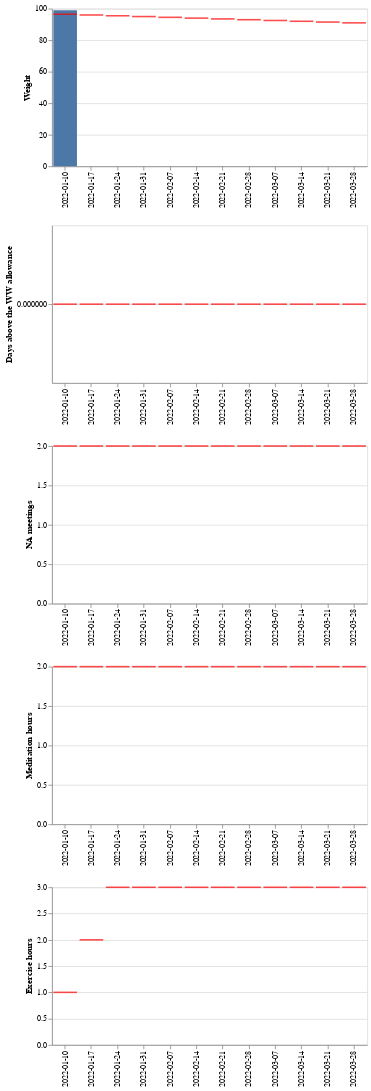

Notebook cell for this chart:
### Code cell
graphs=None
for measure in df['Measure'].unique():
  source = df[(df['Period']==period)&(df['Measure']==measure)]
  bar = alt.Chart(source[source['Function']=='Value']).mark_bar().encode(
    x=alt.X('Week:O',title=None),
    y=alt.Y('Measurement:Q',title=measure)
  ).properties(
        width=400,
        height=200)

  tick = (alt.Chart(source[source['Function']=='Target']).
          mark_tick(color='red',
    thickness=2).encode(
    x=alt.X('Week:O',title=None),
    y=alt.Y('Measurement:Q',stack=None,title=measure)
  ).properties(
        width=400,
        height=200))
  
  graph = bar + tick

  if graphs:
    graphs = graphs & graph
  else:
    graphs = graph
      
graphs

### Figure 1 — Vega-Lite specification as saved in the notebook (floating-point values rounded to 4 significant figures)
{"config": {"view": {"continuousWidth": 400, "continuousHeight": 300}}, "vconcat": [{"layer": [{"data": {"name": "data-51ad2b4d9f3acbabbb94d01de34c9e6f"}, "mark": "bar", "encoding": {"x": {"field": "Week", "title": null, "type": "ordinal"}, "y": {"field": "Measurement", "title": "Weight", "type": "quantitative"}}, "height": 200, "width": 400}, {"data": {"name": "data-213dbf0b34910de80aaa8746bcb3bbbd"}, "mark": {"type": "tick", "color": "red", "thickness": 2}, "encoding": {"x": {"field": "Week", "title": null, "type": "ordinal"}, "y": {"field": "Measurement", "stack": null, "title": "Weight", "type": "quantitative"}}, "height": 200, "width": 400}]}, {"layer": [{"data": {"name": "data-1ffb2c72ef7025e88e524b993f8c6f5d"}, "mark": "bar", "encoding": {"x": {"field": "Week", "title": null, "type": "ordinal"}, "y": {"field": "Measurement", "title": "Days above the WW allowance", "type": "quantitative"}}, "height": 200, "width": 400}, {"data": {"name": "data-cc22051e8fff4deb455166f5a1c1c995"}, "mark": {"type": "tick", "color": "red", "thickness": 2}, "encoding": {"x": {"field": "Week", "title": null, "type": "ordinal"}, "y": {"field": "Measurement", "stack": null, "title": "Days above the WW allowance", "type": "quantitative"}}, "height": 200, "width": 400}]}, {"layer": [{"data": {"name": "data-705e88dac367d2940887176051cfb0e0"}, "mark": "bar", "encoding": {"x": {"field": "Week", "title": null, "type": "ordinal"}, "y": {"field": "Measurement", "title": "NA meetings", "type": "quantitative"}}, "height": 200, "width": 400}, {"data": {"name": "data-4119b5e0909bbf8ed126bbd9abbc11d3"}, "mark": {"type": "tick", "color": "red", "thickness": 2}, "encoding": {"x": {"field": "Week", "title": null, "type": "ordinal"}, "y": {"field": "Measurement", "stack": null, "title": "NA meetings", "type": "quantitative"}}, "height": 200, "width": 400}]}, {"layer": [{"data": {"name": "data-d5bf44ddd504ff93d4185d584fc2a6a6"}, "mark": "bar", "encoding": {"x": {"field": "Week", "title": null, "type": "ordinal"}, "y": {"field": "Measurement", "title": "Meditation hours", "type": "quantitative"}}, "height": 200, "width": 400}, {"data": {"name": "data-af871a59031885ad58475f812ad2ed29"}, "mark": {"type": "tick", "color": "red", "thickness": 2}, "encoding": {"x": {"field": "Week", "title": null, "type": "ordinal"}, "y": {"field": "Measurement", "stack": null, "title": "Meditation hours", "type": "quantitative"}}, "height": 200, "width": 400}]}, {"layer": [{"data": {"name": "data-ec4b9e62283782572961338ee3a40f61"}, "mark": "bar", "encoding": {"x": {"field": "Week", "title": null, "type": "ordinal"}, "y": {"field": "Measurement", "title": "Exercise hours", "type": "quantitative"}}, "height": 200, "width": 400}, {"data": {"name": "data-94137faf61708818bbe2c0b2cbd433b8"}, "mark": {"type": "tick", "color": "red", "thickness": 2}, "encoding": {"x": {"field": "Week", "title": null, "type": "ordinal"}, "y": {"field": "Measurement", "stack": null, "title": "Exercise hours", "type": "quantitative"}}, "height": 200, "width": 400}]}], "$schema": "https://vega.github.io/schema/vega-lite/v4.17.0.json", "datasets": {"data-51ad2b4d9f3acbabbb94d01de34c9e6f": [{"MeasureID": "05a85df9", "Measure": "Weight", "Type": "Lag", "UoM": "Kg", "Period": "2022Q1", "MeasurementID": "b4cd08ad", "Week": "2022-01-10", "Function": "Value", "Measurement": "99", "Measure key": "(2022Q1) Weight"}, {"MeasureID": "05a85df9", "Measure": "Weight", "Type": "Lag", "UoM": "Kg", "Period": "2022Q1", "MeasurementID": "1", "Week": "2022-01-17", "Function": "Value", "Measurement": "", "Measure key": "(2022Q1) Weight"}, {"MeasureID": "05a85df9", "Measure": "Weight", "Type": "Lag", "UoM": "Kg", "Period": "2022Q1", "MeasurementID": "2", "Week": "2022-01-24", "Function": "Value", "Measurement": "", "Measure key": "(2022Q1) Weight"}, {"MeasureID": "05a85df9", "Measure": "Weight", "Type": "Lag", "UoM": "Kg", "Period": "2022Q1", "MeasurementID": "3", "Week": "2022-01-31", "Function": "Value", "Measurement": "", "Measure key": "(2022Q1) Weight"}, {"MeasureID": "05a85df9", "Measure": "Weight", "Type": "Lag", "UoM": "Kg", "Period": "2022Q1", "MeasurementID": "4", "Week": "2022-02-07", "Function": "Value", "Measurement": "", "Measure key": "(2022Q1) Weight"}, {"MeasureID": "05a85df9", "Measure": "Weight", "Type": "Lag", "UoM": "Kg", "Period": "2022Q1", "MeasurementID": "5", "Week": "2022-02-14", "Function": "Value", "Measurement": "", "Measure key": "(2022Q1) Weight"}, {"MeasureID": "05a85df9", "Measure": "Weight", "Type": "Lag", "UoM": "Kg", "Period": "2022Q1", "MeasurementID": "6", "Week": "2022-02-21", "Function": "Value", "Measurement": "", "Measure key": "(2022Q1) Weight"}, {"MeasureID": "05a85df9", "Measure": "Weight", "Type": "Lag", "UoM": "Kg", "Period": "2022Q1", "MeasurementID": "7", "Week": "2022-02-28", "Function": "Value", "Measurement": "", "Measure key": "(2022Q1) Weight"}, {"MeasureID": "05a85df9", "Measure": "Weight", "Type": "Lag", "UoM": "Kg", "Period": "2022Q1", "MeasurementID": "8", "Week": "2022-03-07", "Function": "Value", "Measurement": "", "Measure key": "(2022Q1) Weight"}, {"MeasureID": "05a85df9", "Measure": "Weight", "Type": "Lag", "UoM": "Kg", "Period": "2022Q1", "MeasurementID": "9", "Week": "2022-03-14", "Function": "Value", "Measurement": "", "Measure key": "(2022Q1) Weight"}, {"MeasureID": "05a85df9", "Measure": "Weight", "Type": "Lag", "UoM": "Kg", "Period": "2022Q1", "MeasurementID": "10", "Week": "2022-03-21", "Function": "Value", "Measurement": "", "Measure key": "(2022Q1) Weight"}, {"MeasureID": "05a85df9", "Measure": "Weight", "Type": "Lag", "UoM": "Kg", "Period": "2022Q1", "MeasurementID": "11", "Week": "2022-03-28", "Function": "Value", "Measurement": "", "Measure key": "(2022Q1) Weight"}], "data-213dbf0b34910de80aaa8746bcb3bbbd": [{"MeasureID": "05a85df9", "Measure": "Weight", "Type": "Lag", "UoM": "Kg", "Period": "2022Q1", "MeasurementID": "b4cd08ad", "Week": "2022-01-10", "Function": "Target", "Measurement": "96.5", "Measure key": "(2022Q1) Weight"}, {"MeasureID": "05a85df9", "Measure": "Weight", "Type": "Lag", "UoM": "Kg", "Period": "2022Q1", "MeasurementID": "1", "Week": "2022-01-17", "Function": "Target", "Measurement": "96", "Measure key": "(2022Q1) Weight"}, {"MeasureID": "05a85df9", "Measure": "Weight", "Type": "Lag", "UoM": "Kg", "Period": "2022Q1", "MeasurementID": "2", "Week": "2022-01-24", "Function": "Target", "Measurement": "95.5", "Measure key": "(2022Q1) Weight"}, {"MeasureID": "05a85df9", "Measure": "Weight", "Type": "Lag", "UoM": "Kg", "Period": "2022Q1", "MeasurementID": "3", "Week": "2022-01-31", "Function": "Target", "Measurement": "95", "Measure key": "(2022Q1) Weight"}, {"MeasureID": "05a85df9", "Measure": "Weight", "Type": "Lag", "UoM": "Kg", "Period": "2022Q1", "MeasurementID": "4", "Week": "2022-02-07", "Function": "Target", "Measurement": "94.5", "Measure key": "(2022Q1) Weight"}, {"MeasureID": "05a85df9", "Measure": "Weight", "Type": "Lag", "UoM": "Kg", "Period": "2022Q1", "MeasurementID": "5", "Week": "2022-02-14", "Function": "Target", "Measurement": "94", "Measure key": "(2022Q1) Weight"}, {"MeasureID": "05a85df9", "Measure": "Weight", "Type": "Lag", "UoM": "Kg", "Period": "2022Q1", "MeasurementID": "6", "Week": "2022-02-21", "Function": "Target", "Measurement": "93.5", "Measure key": "(2022Q1) Weight"}, {"MeasureID": "05a85df9", "Measure": "Weight", "Type": "Lag", "UoM": "Kg", "Period": "2022Q1", "MeasurementID": "7", "Week": "2022-02-28", "Function": "Target", "Measurement": "93", "Measure key": "(2022Q1) Weight"}, {"MeasureID": "05a85df9", "Measure": "Weight", "Type": "Lag", "UoM": "Kg", "Period": "2022Q1", "MeasurementID": "8", "Week": "2022-03-07", "Function": "Target", "Measurement": "92.5", "Measure key": "(2022Q1) Weight"}, {"MeasureID": "05a85df9", "Measure": "Weight", "Type": "Lag", "UoM": "Kg", "Period": "2022Q1", "MeasurementID": "9", "Week": "2022-03-14", "Function": "Target", "Measurement": "92", "Measure key": "(2022Q1) Weight"}, {"MeasureID": "05a85df9", "Measure": "Weight", "Type": "Lag", "UoM": "Kg", "Period": "2022Q1", "MeasurementID": "10", "Week": "2022-03-21", "Function": "Target", "Measurement": "91.5", "Measure key": "(2022Q1) Weight"}, {"MeasureID": "05a85df9", "Measure": "Weight", "Type": "Lag", "UoM": "Kg", "Period": "2022Q1", "MeasurementID": "11", "Week": "2022-03-28", "Function": "Target", "Measurement": "91", "Measure key": "(2022Q1) Weight"}], "data-1ffb2c72ef7025e88e524b993f8c6f5d": [{"MeasureID": "5fa513b6", "Measure": "Days above the WW allowance", "Type": "Lead", "UoM": "day", "Period": "2022Q1", "MeasurementID": "12", "Week": "2022-01-10", "Function": "Value", "Measurement": "", "Measure key": "(2022Q1) Days above the WW allowance"}, {"MeasureID": "5fa513b6", "Measure": "Days above the WW allowance", "Type": "Lead", "UoM": "day", "Period": "2022Q1", "MeasurementID": "13", "Week": "2022-01-17", "Function": "Value", "Measurement": "", "Measure key": "(2022Q1) Days above the WW allowance"}, {"MeasureID": "5fa513b6", "Measure": "Days above the WW allowance", "Type": "Lead", "UoM": "day", "Period": "2022Q1", "MeasurementID": "14", "Week": "2022-01-24", "Function": "Value", "Measurement": "", "Measure key": "(2022Q1) Days above the WW allowance"}, {"MeasureID": "5fa513b6", "Measure": "Days above the WW allowance", "Type": "Lead", "UoM": "day", "Period": "2022Q1", "MeasurementID": "15", "Week": "2022-01-31", "Function": "Value", "Measurement": "", "Measure key": "(2022Q1) Days above the WW allowance"}, {"MeasureID": "5fa513b6", "Measure": "Days above the WW allowance", "Type": "Lead", "UoM": "day", "Period": "2022Q1", "MeasurementID": "16", "Week": "2022-02-07", "Function": "Value", "Measurement": "", "Measure key": "(2022Q1) Days above the WW allowance"}, {"MeasureID": "5fa513b6", "Measure": "Days above the WW allowance", "Type": "Lead", "UoM": "day", "Period": "2022Q1", "MeasurementID": "17", "Week": "2022-02-14", "Function": "Value", "Measurement": "", "Measure key": "(2022Q1) Days above the WW allowance"}, {"MeasureID": "5fa513b6", "Measure": "Days above the WW allowance", "Type": "Lead", "UoM": "day", "Period": "2022Q1", "MeasurementID": "18", "Week": "2022-02-21", "Function": "Value", "Measurement": "", "Measure key": "(2022Q1) Days above the WW allowance"}, {"MeasureID": "5fa513b6", "Measure": "Days above the WW allowance", "Type": "Lead", "UoM": "day", "Period": "2022Q1", "MeasurementID": "19", "Week": "2022-02-28", "Function": "Value", "Measurement": "", "Measure key": "(2022Q1) Days above the WW allowance"}, {"MeasureID": "5fa513b6", "Measure": "Days above the WW allowance", "Type": "Lead", "UoM": "day", "Period": "2022Q1", "MeasurementID": "20", "Week": "2022-03-07", "Function": "Value", "Measurement": "", "Measure key": "(2022Q1) Days above the WW allowance"}, {"MeasureID": "5fa513b6", "Measure": "Days above the WW allowance", "Type": "Lead", "UoM": "day", "Period": "2022Q1", "MeasurementID": "21", "Week": "2022-03-14", "Function": "Value", "Measurement": "", "Measure key": "(2022Q1) Days above the WW allowance"}, {"MeasureID": "5fa513b6", "Measure": "Days above the WW allowance", "Type": "Lead", "UoM": "day", "Period": "2022Q1", "MeasurementID": "22", "Week": "2022-03-21", "Function": "Value", "Measurement": "", "Measure key": "(2022Q1) Days above the WW allowance"}, {"MeasureID": "5fa513b6", "Measure": "Days above the WW allowance", "Type": "Lead", "UoM": "day", "Period": "2022Q1", "MeasurementID": "23", "Week": "2022-03-28", "Function": "Value", "Measurement": "", "Measure key": "(2022Q1) Days above the WW allowance"}], "data-cc22051e8fff4deb455166f5a1c1c995": [{"MeasureID": "5fa513b6", "Measure": "Days above the WW allowance", "Type": "Lead", "UoM": "day", "Period": "2022Q1", "MeasurementID": "12", "Week": "2022-01-10", "Function": "Target", "Measurement": "0", "Measure key": "(2022Q1) Days above the WW allowance"}, {"MeasureID": "5fa513b6", "Measure": "Days above the WW allowance", "Type": "Lead", "UoM": "day", "Period": "2022Q1", "MeasurementID": "13", "Week": "2022-01-17", "Function": "Target", "Measurement": "0", "Measure key": "(2022Q1) Days above the WW allowance"}, {"MeasureID": "5fa513b6", "Measure": "Days above the WW allowance", "Type": "Lead", "UoM": "day", "Period": "2022Q1", "MeasurementID": "14", "Week": "2022-01-24", "Function": "Target", "Measurement": "0", "Measure key": "(2022Q1) Days above the WW allowance"}, {"MeasureID": "5fa513b6", "Measure": "Days above the WW allowance", "Type": "Lead", "UoM": "day", "Period": "2022Q1", "MeasurementID": "15", "Week": "2022-01-31", "Function": "Target", "Measurement": "0", "Measure key": "(2022Q1) Days above the WW allowance"}, {"MeasureID": "5fa513b6", "Measure": "Days above the WW allowance", "Type": "Lead", "UoM": "day", "Period": "2022Q1", "MeasurementID": "16", "Week": "2022-02-07", "Function": "Target", "Measurement": "0", "Measure key": "(2022Q1) Days above the WW allowance"}, {"MeasureID": "5fa513b6", "Measure": "Days above the WW allowance", "Type": "Lead", "UoM": "day", "Period": "2022Q1", "MeasurementID": "17", "Week": "2022-02-14", "Function": "Target", "Measurement": "0", "Measure key": "(2022Q1) Days above the WW allowance"}, {"MeasureID": "5fa513b6", "Measure": "Days above the WW allowance", "Type": "Lead", "UoM": "day", "Period": "2022Q1", "MeasurementID": "18", "Week": "2022-02-21", "Function": "Target", "Measurement": "0", "Measure key": "(2022Q1) Days above the WW allowance"}, {"MeasureID": "5fa513b6", "Measure": "Days above the WW allowance", "Type": "Lead", "UoM": "day", "Period": "2022Q1", "MeasurementID": "19", "Week": "2022-02-28", "Function": "Target", "Measurement": "0", "Measure key": "(2022Q1) Days above the WW allowance"}, {"MeasureID": "5fa513b6", "Measure": "Days above the WW allowance", "Type": "Lead", "UoM": "day", "Period": "2022Q1", "MeasurementID": "20", "Week": "2022-03-07", "Function": "Target", "Measurement": "0", "Measure key": "(2022Q1) Days above the WW allowance"}, {"MeasureID": "5fa513b6", "Measure": "Days above the WW allowance", "Type": "Lead", "UoM": "day", "Period": "2022Q1", "MeasurementID": "21", "Week": "2022-03-14", "Function": "Target", "Measurement": "0", "Measure key": "(2022Q1) Days above the WW allowance"}, {"MeasureID": "5fa513b6", "Measure": "Days above the WW allowance", "Type": "Lead", "UoM": "day", "Period": "2022Q1", "MeasurementID": "22", "Week": "2022-03-21", "Function": "Target", "Measurement": "0", "Measure key": "(2022Q1) Days above the WW allowance"}, {"MeasureID": "5fa513b6", "Measure": "Days above the WW allowance", "Type": "Lead", "UoM": "day", "Period": "2022Q1", "MeasurementID": "23", "Week": "2022-03-28", "Function": "Target", "Measurement": "0", "Measure key": "(2022Q1) Days above the WW allowance"}], "data-705e88dac367d2940887176051cfb0e0": [{"MeasureID": "cde17237", "Measure": "NA meetings", "Type": "Lead", "UoM": "meeting", "Period": "2022Q1", "MeasurementID": "24", "Week": "2022-01-10", "Function": "Value", "Measurement": "", "Measure key": "(2022Q1) NA meetings"}, {"MeasureID": "cde17237", "Measure": "NA meetings", "Type": "Lead", "UoM": "meeting", "Period": "2022Q1", "MeasurementID": "25", "Week": "2022-01-17", "Function": "Value", "Measurement": "", "Measure key": "(2022Q1) NA meetings"}, {"MeasureID": "cde17237", "Measure": "NA meetings", "Type": "Lead", "UoM": "meeting", "Period": "2022Q1", "MeasurementID": "26", "Week": "2022-01-24", "Function": "Value", "Measurement": "", "Measure key": "(2022Q1) NA meetings"}, {"MeasureID": "cde17237", "Measure": "NA meetings", "Type": "Lead", "UoM": "meeting", "Period": "2022Q1", "MeasurementID": "27", "Week": "2022-01-31", "Function": "Value", "Measurement": "", "Measure key": "(2022Q1) NA meetings"}, {"MeasureID": "cde17237", "Measure": "NA meetings", "Type": "Lead", "UoM": "meeting", "Period": "2022Q1", "MeasurementID": "28", "Week": "2022-02-07", "Function": "Value", "Measurement": "", "Measure key": "(2022Q1) NA meetings"}, {"MeasureID": "cde17237", "Measure": "NA meetings", "Type": "Lead", "UoM": "meeting", "Period": "2022Q1", "MeasurementID": "29", "Week": "2022-02-14", "Function": "Value", "Measurement": "", "Measure key": "(2022Q1) NA meetings"}, {"MeasureID": "cde17237", "Measure": "NA meetings", "Type": "Lead", "UoM": "meeting", "Period": "2022Q1", "MeasurementID": "30", "Week": "2022-02-21", "Function": "Value", "Measurement": "", "Measure key": "(2022Q1) NA meetings"}, {"MeasureID": "cde17237", "Measure": "NA meetings", "Type": "Lead", "UoM": "meeting", "Period": "2022Q1", "MeasurementID": "31", "Week": "2022-02-28", "Function": "Value", "Measurement": "", "Measure key": "(2022Q1) NA meetings"}, {"MeasureID": "cde17237", "Measure": "NA meetings", "Type": "Lead", "UoM": "meeting", "Period": "2022Q1", "MeasurementID": "32", "Week": "2022-03-07", "Function": "Value", "Measurement": "", "Measure key": "(2022Q1) NA meetings"}, {"MeasureID": "cde17237", "Measure": "NA meetings", "Type": "Lead", "UoM": "meeting", "Period": "2022Q1", "MeasurementID": "33", "Week": "2022-03-14", "Function": "Value", "Measurement": "", "Measure key": "(2022Q1) NA meetings"}, {"MeasureID": "cde17237", "Measure": "NA meetings", "Type": "Lead", "UoM": "meeting", "Period": "2022Q1", "MeasurementID": "34", "Week": "2022-03-21", "Function": "Value", "Measurement": "", "Measure key": "(2022Q1) NA meetings"}, {"MeasureID": "cde17237", "Measure": "NA meetings", "Type": "Lead", "UoM": "meeting", "Period": "2022Q1", "MeasurementID": "35", "Week": "2022-03-28", "Function": "Value", "Measurement": "", "Measure key": "(2022Q1) NA meetings"}], "data-4119b5e0909bbf8ed126bbd9abbc11d3": [{"MeasureID": "cde17237", "Measure": "NA meetings", "Type": "Lead", "UoM": "meeting", "Period": "2022Q1", "MeasurementID": "24", "Week": "2022-01-10", "Function": "Target", "Measurement": "2", "Measure key": "(2022Q1) NA meetings"}, {"MeasureID": "cde17237", "Measure": "NA meetings", "Type": "Lead", "UoM": "meeting", "Period": "2022Q1", "MeasurementID": "25", "Week": "2022-01-17", "Function": "Target", "Measurement": "2", "Measure key": "(2022Q1) NA meetings"}, {"MeasureID": "cde17237", "Measure": "NA meetings", "Type": "Lead", "UoM": "meeting", "Period": "2022Q1", "MeasurementID": "26", "Week": "2022-01-24", "Function": "Target", "Measurement": "2", "Measure key": "(2022Q1) NA meetings"}, {"MeasureID": "cde17237", "Measure": "NA meetings", "Type": "Lead", "UoM": "meeting", "Period": "2022Q1", "MeasurementID": "27", "Week": "2022-01-31", "Function": "Target", "Measurement": "2", "Measure key": "(2022Q1) NA meetings"}, {"MeasureID": "cde17237", "Measure": "NA meetings", "Type": "Lead", "UoM": "meeting", "Period": "2022Q1", "MeasurementID": "28", "Week": "2022-02-07", "Function": "Target", "Measurement": "2", "Measure key": "(2022Q1) NA meetings"}, {"MeasureID": "cde17237", "Measure": "NA meetings", "Type": "Lead", "UoM": "meeting", "Period": "2022Q1", "MeasurementID": "29", "Week": "2022-02-14", "Function": "Target", "Measurement": "2", "Measure key": "(2022Q1) NA meetings"}, {"MeasureID": "cde17237", "Measure": "NA meetings", "Type": "Lead", "UoM": "meeting", "Period": "2022Q1", "MeasurementID": "30", "Week": "2022-02-21", "Function": "Target", "Measurement": "2", "Measure key": "(2022Q1) NA meetings"}, {"MeasureID": "cde17237", "Measure": "NA meetings", "Type": "Lead", "UoM": "meeting", "Period": "2022Q1", "MeasurementID": "31", "Week": "2022-02-28", "Function": "Target", "Measurement": "2", "Measure key": "(2022Q1) NA meetings"}, {"MeasureID": "cde17237", "Measure": "NA meetings", "Type": "Lead", "UoM": "meeting", "Period": "2022Q1", "MeasurementID": "32", "Week": "2022-03-07", "Function": "Target", "Measurement": "2", "Measure key": "(2022Q1) NA meetings"}, {"MeasureID": "cde17237", "Measure": "NA meetings", "Type": "Lead", "UoM": "meeting", "Period": "2022Q1", "MeasurementID": "33", "Week": "2022-03-14", "Function": "Target", "Measurement": "2", "Measure key": "(2022Q1) NA meetings"}, {"MeasureID": "cde17237", "Measure": "NA meetings", "Type": "Lead", "UoM": "meeting", "Period": "2022Q1", "MeasurementID": "34", "Week": "2022-03-21", "Function": "Target", "Measurement": "2", "Measure key": "(2022Q1) NA meetings"}, {"MeasureID": "cde17237", "Measure": "NA meetings", "Type": "Lead", "UoM": "meeting", "Period": "2022Q1", "MeasurementID": "35", "Week": "2022-03-28", "Function": "Target", "Measurement": "2", "Measure key": "(2022Q1) NA meetings"}], "data-d5bf44ddd504ff93d4185d584fc2a6a6": [{"MeasureID": "5f83d0df", "Measure": "Meditation hours", "Type": "Lead", "UoM": "h", "Period": "2022Q1", "MeasurementID": "36", "Week": "2022-01-10", "Function": "Value", "Measurement": "", "Measure key": "(2022Q1) Meditation hours"}, {"MeasureID": "5f83d0df", "Measure": "Meditation hours", "Type": "Lead", "UoM": "h", "Period": "2022Q1", "MeasurementID": "37", "Week": "2022-01-17", "Function": "Value", "Measurement": "", "Measure key": "(2022Q1) Meditation hours"}, {"MeasureID": "5f83d0df", "Measure": "Meditation hours", "Type": "Lead", "UoM": "h", "Period": "2022Q1", "MeasurementID": "38", "Week": "2022-01-24", "Function": "Value", "Measurement": "", "Measure key": "(2022Q1) Meditation hours"}, {"MeasureID": "5f83d0df", "Measure": "Meditation hours", "Type": "Lead", "UoM": "h", "Period": "2022Q1", "MeasurementID": "39", "Week": "2022-01-31", "Function": "Value", "Measurement": "", "Measure key": "(2022Q1) Meditation hours"}, {"MeasureID": "5f83d0df", "Measure": "Meditation hours", "Type": "Lead", "UoM": "h", "Period": "2022Q1", "MeasurementID": "40", "Week": "2022-02-07", "Function": "Value", "Measurement": "", "Measure key": "(2022Q1) Meditation hours"}, {"MeasureID": "5f83d0df", "Measure": "Meditation hours", "Type": "Lead", "UoM": "h", "Period": "2022Q1", "MeasurementID": "41", "Week": "2022-02-14", "Function": "Value", "Measurement": "", "Measure key": "(2022Q1) Meditation hours"}, {"MeasureID": "5f83d0df", "Measure": "Meditation hours", "Type": "Lead", "UoM": "h", "Period": "2022Q1", "MeasurementID": "42", "Week": "2022-02-21", "Function": "Value", "Measurement": "", "Measure key": "(2022Q1) Meditation hours"}, {"MeasureID": "5f83d0df", "Measure": "Meditation hours", "Type": "Lead", "UoM": "h", "Period": "2022Q1", "MeasurementID": "43", "Week": "2022-02-28", "Function": "Value", "Measurement": "", "Measure key": "(2022Q1) Meditation hours"}, {"MeasureID": "5f83d0df", "Measure": "Meditation hours", "Type": "Lead", "UoM": "h", "Period": "2022Q1", "MeasurementID": "44", "Week": "2022-03-07", "Function": "Value", "Measurement": "", "Measure key": "(2022Q1) Meditation hours"}, {"MeasureID": "5f83d0df", "Measure": "Meditation hours", "Type": "Lead", "UoM": "h", "Period": "2022Q1", "MeasurementID": "45", "Week": "2022-03-14", "Function": "Value", "Measurement": "", "Measure key": "(2022Q1) Meditation hours"}, {"MeasureID": "5f83d0df", "Measure": "Meditation hours", "Type": "Lead", "UoM": "h", "Period": "2022Q1", "MeasurementID": "46", "Week": "2022-03-21", "Function": "Value", "Measurement": "", "Measure key": "(2022Q1) Meditation hours"}, {"MeasureID": "5f83d0df", "Measure": "Meditation hours", "Type": "Lead", "UoM": "h", "Period": "2022Q1", "MeasurementID": "47", "Week": "2022-03-28", "Function": "Value", "Measurement": "", "Measure key": "(2022Q1) Meditation hours"}], "data-af871a59031885ad58475f812ad2ed29": [{"MeasureID": "5f83d0df", "Measure": "Meditation hours", "Type": "Lead", "UoM": "h", "Period": "2022Q1", "MeasurementID": "36", "Week": "2022-01-10", "Function": "Target", "Measurement": "2", "Measure key": "(2022Q1) Meditation hours"}, {"MeasureID": "5f83d0df", "Measure": "Meditation hours", "Type": "Lead", "UoM": "h", "Period": "2022Q1", "MeasurementID": "37", "Week": "2022-01-17", "Function": "Target", "Measurement": "2", "Measure key": "(2022Q1) Meditation hours"}, {"MeasureID": "5f83d0df", "Measure": "Meditation hours", "Type": "Lead", "UoM": "h", "Period": "2022Q1", "MeasurementID": "38", "Week": "2022-01-24", "Function": "Target", "Measurement": "2", "Measure key": "(2022Q1) Meditation hours"}, {"MeasureID": "5f83d0df", "Measure": "Meditation hours", "Type": "Lead", "UoM": "h", "Period": "2022Q1", "MeasurementID": "39", "Week": "2022-01-31", "Function": "Target", "Measurement": "2", "Measure key": "(2022Q1) Meditation hours"}, {"MeasureID": "5f83d0df", "Measure": "Meditation hours", "Type": "Lead", "UoM": "h", "Period": "2022Q1", "MeasurementID": "40", "Week": "2022-02-07", "Function": "Target", "Measurement": "2", "Measure key": "(2022Q1) Meditation hours"}, {"MeasureID": "5f83d0df", "Measure": "Meditation hours", "Type": "Lead", "UoM": "h", "Period": "2022Q1", "MeasurementID": "41", "Week": "2022-02-14", "Function": "Target", "Measurement": "2", "Measure key": "(2022Q1) Meditation hours"}, {"MeasureID": "5f83d0df", "Measure": "Meditation hours", "Type": "Lead", "UoM": "h", "Period": "2022Q1", "MeasurementID": "42", "Week": "2022-02-21", "Function": "Target", "Measurement": "2", "Measure key": "(2022Q1) Meditation hours"}, {"MeasureID": "5f83d0df", "Measure": "Meditation hours", "Type": "Lead", "UoM": "h", "Period": "2022Q1", "MeasurementID": "43", "Week": "2022-02-28", "Function": "Target", "Measurement": "2", "Measure key": "(2022Q1) Meditation hours"}, {"MeasureID": "5f83d0df", "Measure": "Meditation hours", "Type": "Lead", "UoM": "h", "Period": "2022Q1", "MeasurementID": "44", "Week": "2022-03-07", "Function": "Target", "Measurement": "2", "Measure key": "(2022Q1) Meditation hours"}, {"MeasureID": "5f83d0df", "Measure": "Meditation hours", "Type": "Lead", "UoM": "h", "Period": "2022Q1", "MeasurementID": "45", "Week": "2022-03-14", "Function": "Target", "Measurement": "2", "Measure key": "(2022Q1) Meditation hours"}, {"MeasureID": "5f83d0df", "Measure": "Meditation hours", "Type": "Lead", "UoM": "h", "Period": "2022Q1", "MeasurementID": "46", "Week": "2022-03-21", "Function": "Target", "Measurement": "2", "Measure key": "(2022Q1) Meditation hours"}, {"MeasureID": "5f83d0df", "Measure": "Meditation hours", "Type": "Lead", "UoM": "h", "Period": "2022Q1", "MeasurementID": "47", "Week": "2022-03-28", "Function": "Target", "Measurement": "2", "Measure key": "(2022Q1) Meditation hours"}], "data-ec4b9e62283782572961338ee3a40f61": [{"MeasureID": "2b30159c", "Measure": "Exercise hours", "Type": "Lead", "UoM": "h", "Period": "2022Q1", "MeasurementID": "48", "Week": "2022-01-10", "Function": "Value", "Measurement": "", "Measure key": "(2022Q1) Exercise hours"}, {"MeasureID": "2b30159c", "Measure": "Exercise hours", "Type": "Lead", "UoM": "h", "Period": "2022Q1", "MeasurementID": "49", "Week": "2022-01-17", "Function": "Value", "Measurement": "", "Measure key": "(2022Q1) Exercise hours"}, {"MeasureID": "2b30159c", "Measure": "Exercise hours", "Type": "Lead", "UoM": "h", "Period": "2022Q1", "MeasurementID": "50", "Week": "2022-01-24", "Function": "Value", "Measurement": "", "Measure key": "(2022Q1) Exercise hours"}, {"MeasureID": "2b30159c", "Measure": "Exercise hours", "Type": "Lead", "UoM": "h", "Period": "2022Q1", "MeasurementID": "51", "Week": "2022-01-31", "Function": "Value", "Measurement": "", "Measure key": "(2022Q1) Exercise hours"}, {"MeasureID": "2b30159c", "Measure": "Exercise hours", "Type": "Lead", "UoM": "h", "Period": "2022Q1", "MeasurementID": "52", "Week": "2022-02-07", "Function": "Value", "Measurement": "", "Measure key": "(2022Q1) Exercise hours"}, {"MeasureID": "2b30159c", "Measure": "Exercise hours", "Type": "Lead", "UoM": "h", "Period": "2022Q1", "MeasurementID": "53", "Week": "2022-02-14", "Function": "Value", "Measurement": "", "Measure key": "(2022Q1) Exercise hours"}, {"MeasureID": "2b30159c", "Measure": "Exercise hours", "Type": "Lead", "UoM": "h", "Period": "2022Q1", "MeasurementID": "54", "Week": "2022-02-21", "Function": "Value", "Measurement": "", "Measure key": "(2022Q1) Exercise hours"}, {"MeasureID": "2b30159c", "Measure": "Exercise hours", "Type": "Lead", "UoM": "h", "Period": "2022Q1", "MeasurementID": "55", "Week": "2022-02-28", "Function": "Value", "Measurement": "", "Measure key": "(2022Q1) Exercise hours"}, {"MeasureID": "2b30159c", "Measure": "Exercise hours", "Type": "Lead", "UoM": "h", "Period": "2022Q1", "MeasurementID": "56", "Week": "2022-03-07", "Function": "Value", "Measurement": "", "Measure key": "(2022Q1) Exercise hours"}, {"MeasureID": "2b30159c", "Measure": "Exercise hours", "Type": "Lead", "UoM": "h", "Period": "2022Q1", "MeasurementID": "57", "Week": "2022-03-14", "Function": "Value", "Measurement": "", "Measure key": "(2022Q1) Exercise hours"}, {"MeasureID": "2b30159c", "Measure": "Exercise hours", "Type": "Lead", "UoM": "h", "Period": "2022Q1", "MeasurementID": "58", "Week": "2022-03-21", "Function": "Value", "Measurement": "", "Measure key": "(2022Q1) Exercise hours"}, {"MeasureID": "2b30159c", "Measure": "Exercise hours", "Type": "Lead", "UoM": "h", "Period": "2022Q1", "MeasurementID": "59", "Week": "2022-03-28", "Function": "Value", "Measurement": "", "Measure key": "(2022Q1) Exercise hours"}], "data-94137faf61708818bbe2c0b2cbd433b8": [{"MeasureID": "2b30159c", "Measure": "Exercise hours", "Type": "Lead", "UoM": "h", "Period": "2022Q1", "MeasurementID": "48", "Week": "2022-01-10", "Function": "Target", "Measurement": "1", "Measure key": "(2022Q1) Exercise hours"}, {"MeasureID": "2b30159c", "Measure": "Exercise hours", "Type": "Lead", "UoM": "h", "Period": "2022Q1", "MeasurementID": "49", "Week": "2022-01-17", "Function": "Target", "Measurement": "2", "Measure key": "(2022Q1) Exercise hours"}, {"MeasureID": "2b30159c", "Measure": "Exercise hours", "Type": "Lead", "UoM": "h", "Period": "2022Q1", "MeasurementID": "50", "Week": "2022-01-24", "Function": "Target", "Measurement": "3", "Measure key": "(2022Q1) Exercise hours"}, {"MeasureID": "2b30159c", "Measure": "Exercise hours", "Type": "Lead", "UoM": "h", "Period": "2022Q1", "MeasurementID": "51", "Week": "2022-01-31", "Function": "Target", "Measurement": "3", "Measure key": "(2022Q1) Exercise hours"}, {"MeasureID": "2b30159c", "Measure": "Exercise hours", "Type": "Lead", "UoM": "h", "Period": "2022Q1", "MeasurementID": "52", "Week": "2022-02-07", "Function": "Target", "Measurement": "3", "Measure key": "(2022Q1) Exercise hours"}, {"MeasureID": "2b30159c", "Measure": "Exercise hours", "Type": "Lead", "UoM": "h", "Period": "2022Q1", "MeasurementID": "53", "Week": "2022-02-14", "Function": "Target", "Measurement": "3", "Measure key": "(2022Q1) Exercise hours"}, {"MeasureID": "2b30159c", "Measure": "Exercise hours", "Type": "Lead", "UoM": "h", "Period": "2022Q1", "MeasurementID": "54", "Week": "2022-02-21", "Function": "Target", "Measurement": "3", "Measure key": "(2022Q1) Exercise hours"}, {"MeasureID": "2b30159c", "Measure": "Exercise hours", "Type": "Lead", "UoM": "h", "Period": "2022Q1", "MeasurementID": "55", "Week": "2022-02-28", "Function": "Target", "Measurement": "3", "Measure key": "(2022Q1) Exercise hours"}, {"MeasureID": "2b30159c", "Measure": "Exercise hours", "Type": "Lead", "UoM": "h", "Period": "2022Q1", "MeasurementID": "56", "Week": "2022-03-07", "Function": "Target", "Measurement": "3", "Measure key": "(2022Q1) Exercise hours"}, {"MeasureID": "2b30159c", "Measure": "Exercise hours", "Type": "Lead", "UoM": "h", "Period": "2022Q1", "MeasurementID": "57", "Week": "2022-03-14", "Function": "Target", "Measurement": "3", "Measure key": "(2022Q1) Exercise hours"}, {"MeasureID": "2b30159c", "Measure": "Exercise hours", "Type": "Lead", "UoM": "h", "Period": "2022Q1", "MeasurementID": "58", "Week": "2022-03-21", "Function": "Target", "Measurement": "3", "Measure key": "(2022Q1) Exercise hours"}, {"MeasureID": "2b30159c", "Measure": "Exercise hours", "Type": "Lead", "UoM": "h", "Period": "2022Q1", "MeasurementID": "59", "Week": "2022-03-28", "Function": "Target", "Measurement": "3", "Measure key": "(2022Q1) Exercise hours"}]}}
